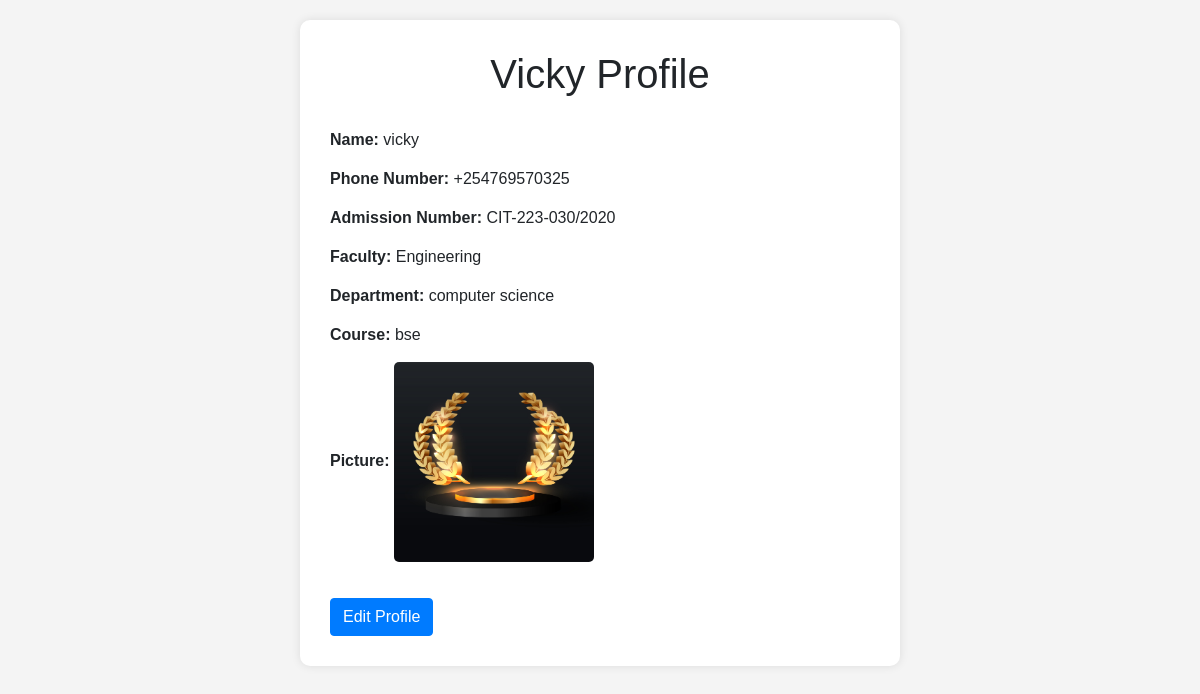
Page /profile/ (signed in) on the earlier database version.
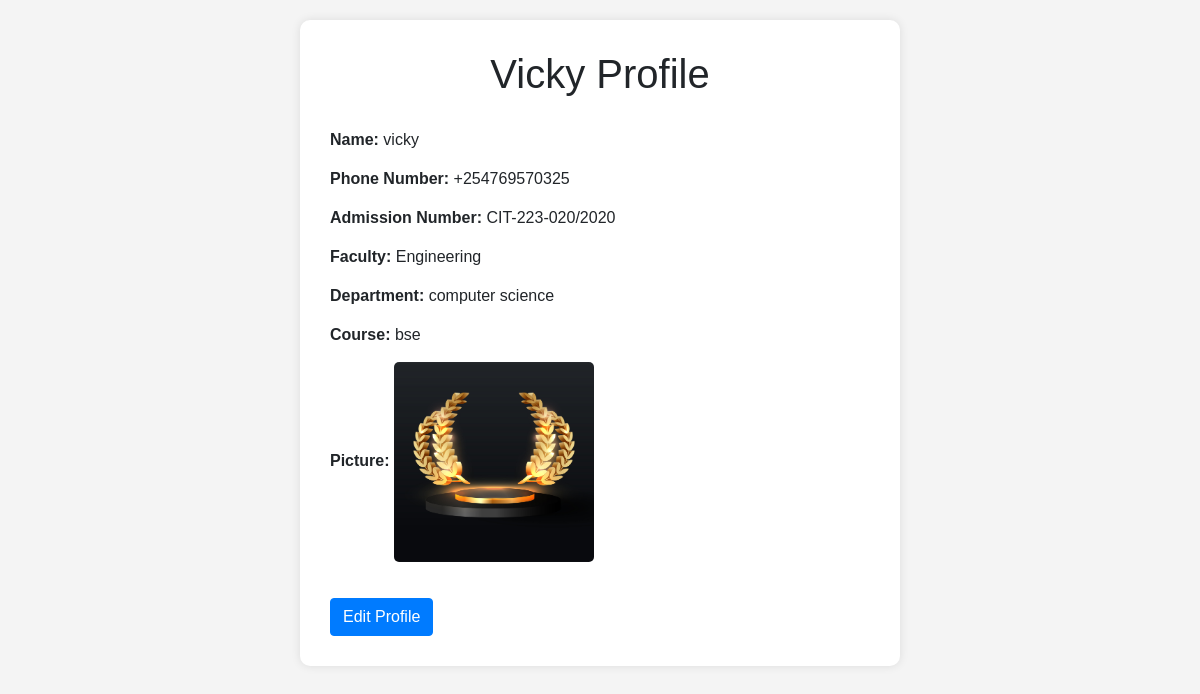
Same page on the later database version.
### campusEcho/models.py (models this page shows, shortened)
class Profile(models.Model):
    FACULTY_CHOICES = [
        ('Medicine', 'Medicine'),
        ('Engineering', 'Engineering'),
        ('Media', 'Media'),
        ('Computing', 'Computing'),
        ('Business', 'Business'),
        ('Science and Technology', 'Science and Technology'),
        ('TVET', 'TVET'),
    ]
    phone_regex = RegexValidator(
        regex=r'^\+?1?\d{9,15}$',
        message="Phone number must be in the format: '+1234567890'. Up to 15 digits allowed."
    )
    user = models.OneToOneField(User, on_delete=models.CASCADE)
    name = models.CharField(max_length=50)
    admission = models.CharField(max_length=50)  # Consider using DateField or IntegerField
    profile_picture = models.ImageField(upload_to='profile_pictures/', blank=True)
    faculty = models.CharField(max_length=100, choices=FACULTY_CHOICES, blank=True, default='other')
    department = models.CharField(max_length=20, blank=True)  # Follow snake_case convention
    course = models.CharField(max_length=15, blank=True)
    phone_number = models.CharField(
        validators=[phone_regex],
        max_length=15,
        blank=True,
        help_text="Phone number must be in the format: '+1234567890'. Up to 15 digits allowed."
    )
    address = models.CharField(max_length=200, blank=True)

### campusEcho/views.py (the view)
# urls.py: path('profile/', views.profile_view, name='profile'),
@login_required
def profile_view(request):
    try:
        profile = request.user.profile
    except Profile.DoesNotExist:
        return redirect('profile_create')
    return render(request, 'profile.html', {'profile': profile})

### Templates/profile.html (shortened to what this page needs)
{% load static %}
<!DOCTYPE html>
<html lang="en">
<head>
    <link rel="stylesheet" href="https://stackpath.bootstrapcdn.com/bootstrap/4.5.2/css/bootstrap.min.css">
    <link rel="stylesheet" href="{% static 'css/profile.css' %}">
</head>
<body>
    <div class="container">
        {% if profile %}
            <h1>{{profile.name | capfirst}} Profile</h1>
            <ul>
                <li><strong>Name:</strong> {{ profile.name }}</li>
                <li><strong>Phone Number:</strong> {{ profile.phone_number }}</li>
                <li><strong>Admission Number:</strong> {{ profile.admission }}</li>
                <li><strong>Faculty:</strong> {{ profile.faculty }}</li>
                <li><strong>Department:</strong> {{ profile.department }}</li>
                <li><strong>Course:</strong> {{ profile.course }}</li>
                {% if profile.profile_picture %}
                    <li><strong>Picture:</strong> <img src="{{ profile.profile_picture.url }}" alt="Profile Picture"></li>
                {% else %}
                    <li><strong>Picture:</strong> No profile picture available</li>
                {% endif %}
            </ul>
            <a href="{% url 'profile_update' %}" class="btn btn-primary">Edit Profile</a>
        {% else %}
            <h1>Create Profile</h1>
            <p>You haven't created a profile yet. Please create your profile to continue.</p>
            <a href="{% url 'profile_create' %}" class="btn btn-primary">Create Profile</a>
        {% endif %}
    </div>
</body>
</html>

Differences in the rows shown:
changed Profile "Vicky": admission "CIT-223-030/2020" → "CIT-223-020/2020"
